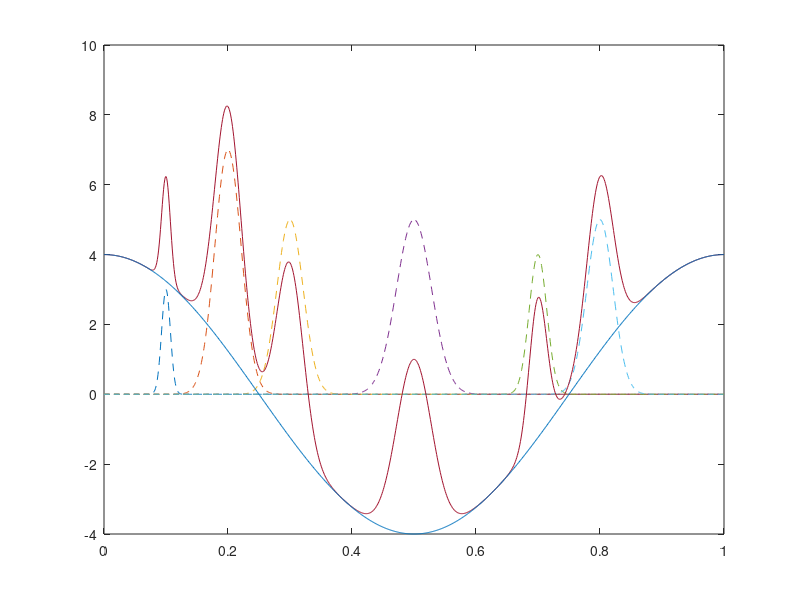

The MATLAB script that drew this image: (Note: this script raises an error after producing the figure.)
%% Peak Prominences
% Create a signal that consists of a sum of bell curves riding on a full period   
% of a cosine. Specify the location,  height, and width of each curve.

% Copyright 2015 The MathWorks, Inc.


x = linspace(0,1,1000);

base = 4*cos(2*pi*x);

Pos = [1 2 3 5 7 8]/10;
Hgt = [3 7 5 5 4 5];
Wdt = [1 3 3 4 2 3]/100;

for n = 1:length(Pos)
    Gauss(n,:) =  Hgt(n)*exp(-((x - Pos(n))/Wdt(n)).^2);
end

PeakSig = sum(Gauss)+base;
%% 
% Plot the individual curves and their sum.

plot(x,Gauss,'--',x,PeakSig,x,base)
%% 
% Use |findpeaks| to locate and plot the peaks that have a prominence of   
% at least 4.

findpeaks(PeakSig,x,'MinPeakProminence',4,'Annotate','extents')
%% 
% The highest and lowest peaks are the only ones that satisfy the
% condition.
%
% Display the prominences and the widths at half prominence of all the
% peaks.

[pks,locs,widths,proms] = findpeaks(PeakSig,x);
widths
proms